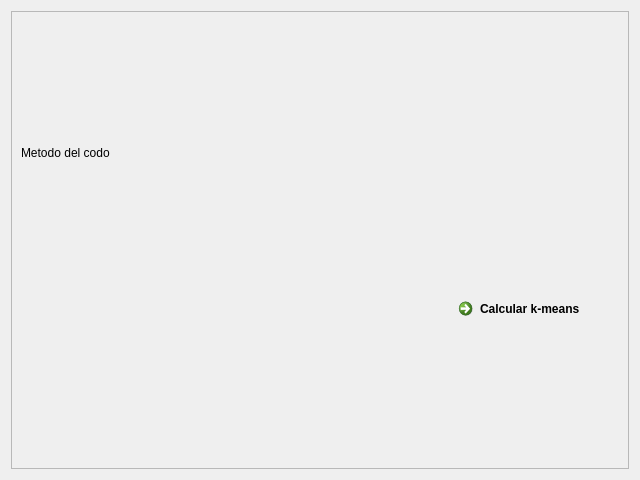
<?xml version="1.0" encoding="UTF-8"?>
<ui version="4.0">
 <class>ElbowWidget</class>
 <widget class="QWidget" name="ElbowWidget">
  <property name="geometry">
   <rect>
    <x>0</x>
    <y>0</y>
    <width>640</width>
    <height>480</height>
   </rect>
  </property>
  <property name="windowTitle">
   <string>Form</string>
  </property>
  <layout class="QGridLayout" name="gridLayout">
   <item row="0" column="1">
    <widget class="QScrollArea" name="scrollArea">
     <property name="widgetResizable">
      <bool>true</bool>
     </property>
     <widget class="QWidget" name="scrollAreaWidgetContents">
      <property name="geometry">
       <rect>
        <x>0</x>
        <y>0</y>
        <width>620</width>
        <height>460</height>
       </rect>
      </property>
      <layout class="QGridLayout" name="gridLayout_2">
       <item row="2" column="0">
        <spacer name="btn_spacer">
         <property name="orientation">
          <enum>Qt::Horizontal</enum>
         </property>
         <property name="sizeHint" stdset="0">
          <size>
           <width>581</width>
           <height>20</height>
          </size>
         </property>
        </spacer>
       </item>
       <item row="2" column="1">
        <widget class="QCommandLinkButton" name="btn_calcular">
         <property name="sizePolicy">
          <sizepolicy hsizetype="Fixed" vsizetype="Fixed">
           <horstretch>0</horstretch>
           <verstretch>0</verstretch>
          </sizepolicy>
         </property>
         <property name="layoutDirection">
          <enum>Qt::LeftToRight</enum>
         </property>
         <property name="text">
          <string>Calcular k-means</string>
         </property>
        </widget>
       </item>
       <item row="0" column="0">
        <widget class="QLabel" name="title">
         <property name="sizePolicy">
          <sizepolicy hsizetype="Fixed" vsizetype="Fixed">
           <horstretch>0</horstretch>
           <verstretch>0</verstretch>
          </sizepolicy>
         </property>
         <property name="text">
          <string>Metodo del codo</string>
         </property>
        </widget>
       </item>
       <item row="1" column="0" colspan="2">
        <layout class="QGridLayout" name="graph_grid"/>
       </item>
      </layout>
     </widget>
    </widget>
   </item>
  </layout>
 </widget>
 <resources/>
 <connections/>
</ui>
